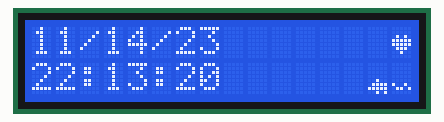
This sketch was run on a simulated ESP32. On the bench: 16×2 character LCD. The local clock reads 2024-03-15 10:24:30 at power-on unless the sketch sets it; what the sketch prints to the serial monitor is not drawn.

Above: at 0.3 s.
At 4.4 s:
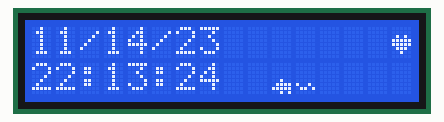
At 9.6 s:
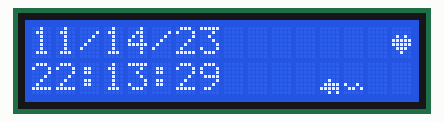
At 18.9 s:
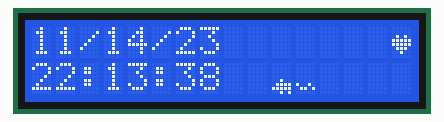
At 28.2 s:
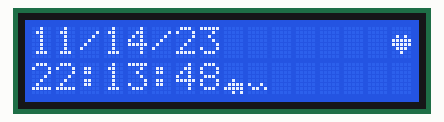
At 38.5 s:
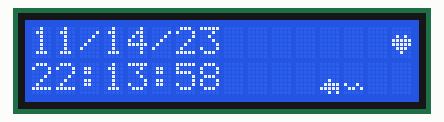

Measured:
- what the display in image 0 shows lasts 1.0 s, from 0.3 s to 1.3 s

The sketch:

NeuroHab-ESP_Logging_Setclock.ino
```cpp
/*
AUTHOR: Sam Crouse
Email: scrouse2@uwyo.edu
Organization: Sun Lab Wyoming SBC
*/

// Libraries to include.
#include <LiquidCrystal_I2C.h>  // version 2.0.0
#include <time.h>
#include <RTClib.h>
#include <Wire.h>

// Pin definitions
#define SDA_PIN 17
#define SCL_PIN 16

RTC_DS1307 rtc;

// Initialize LCD with ESP32 I2C Connection
LiquidCrystal_I2C lcd(0x27, 16, 2);

// LCD Display
uint8_t blankChar[8] = {B00000, B00000, B00000, B00000, B00000, B00000, B00000, B00000};
uint8_t heart[8] = { B00000, B00000, B01010, B11111, B11111, B01110, B00100, B00000 };
uint8_t mouse_head[8] = { B00000, B00000, B00000, B00000, B00100, B01111, B11111, B00101 };
uint8_t mouse_tail[8] = { B00000, B00000, B00000, B00000, B00000, B10010, B01101, B00000};

// screen variables
int mousePos = 15;

// Set the time manually (year, month, day, hour, minute, second)
void setManualTime() {
  struct tm timeinfo;
  timeinfo.tm_year = 2025 - 1900; // Year since 1900
  timeinfo.tm_mon = 5; // June (0-based: 0=Jan, 5=June)
  timeinfo.tm_mday = 17; // Day of month
  timeinfo.tm_hour = 11; // Hour (24-hour format)
  timeinfo.tm_min = 37; // Minute
  timeinfo.tm_sec = 0; // Second
  time_t t = mktime(&timeinfo);
  struct timeval tv = { .tv_sec = t, .tv_usec = 0 };
  settimeofday(&tv, NULL);
}

// Function to parse __DATE__ and __TIME__ and set RTC
void setTimeFromCompile() {
  // Get compile date and time (e.g., "Jun 17 2025" and "11:42:37")
  const char* compile_date = __DATE__;
  const char* compile_time = __TIME__;

  // Parse date
  char monthStr[4];
  int day, year;
  sscanf(compile_date, "%3s %d %d", monthStr, &day, &year);

  // Convert month string to number (1-based for RTClib)
  int month;
  if (strcmp(monthStr, "Jan") == 0) month = 1;
  else if (strcmp(monthStr, "Feb") == 0) month = 2;
  else if (strcmp(monthStr, "Mar") == 0) month = 3;
  else if (strcmp(monthStr, "Apr") == 0) month = 4;
  else if (strcmp(monthStr, "May") == 0) month = 5;
  else if (strcmp(monthStr, "Jun") == 0) month = 6;
  else if (strcmp(monthStr, "Jul") == 0) month = 7;
  else if (strcmp(monthStr, "Aug") == 0) month = 8;
  else if (strcmp(monthStr, "Sep") == 0) month = 9;
  else if (strcmp(monthStr, "Oct") == 0) month = 10;
  else if (strcmp(monthStr, "Nov") == 0) month = 11;
  else if (strcmp(monthStr, "Dec") == 0) month = 12;
  else month = 1; // Default to January if parsing fails

  // Parse time
  int hour, minute, second;
  sscanf(compile_time, "%d:%d:%d", &hour, &minute, &second);

  // Set DS1307 time
  rtc.adjust(DateTime(year, month, day, hour, minute, second));

  // Set system time
  struct tm timeinfo;
  timeinfo.tm_year = year - 1900; // Years since 1900
  timeinfo.tm_mon = month - 1;    // 0-based for system time
  timeinfo.tm_mday = day;
  timeinfo.tm_hour = hour;
  timeinfo.tm_min = minute;
  timeinfo.tm_sec = second;
  timeinfo.tm_isdst = -1; // Auto-detect DST

  time_t t = mktime(&timeinfo);
  struct timeval tv = { .tv_sec = t, .tv_usec = 0 };
  settimeofday(&tv, NULL);
}


void drawScreen() {
  // Get current time from RTC
  struct tm timeinfo;
  getLocalTime(&timeinfo);

  // Format time as HH:MM:SS
  char timeStr[9];
  strftime(timeStr, sizeof(timeStr), "%H:%M:%S", &timeinfo);

  // Format date as MM/DD/YY
  char dateStr[9];
  strftime(dateStr, sizeof(dateStr), "%m/%d/%y", &timeinfo);

  // Write time.
  lcd.clear();
  lcd.setCursor(0, 0);
  lcd.print(dateStr);
  lcd.setCursor(0, 1);
  lcd.print(timeStr);

  // draw hearts
  lcd.setCursor(0, 0);
  lcd.setCursor(15, 0);
  lcd.write((uint8_t)0);

  // draw mouse
  lcd.setCursor(11, 1);
  lcd.print("     ");
  lcd.setCursor(mousePos, 1);
  lcd.write((uint8_t)2);
  lcd.setCursor(mousePos-1, 1);
  lcd.write((uint8_t)1);
  mousePos -= 1;
  if (mousePos == 8) {
    mousePos = 15;
  }
}

void setup() {
  Serial.begin(4800);

  // Initialize LCD
  Serial.println("Initializing LCD...");
  Wire.begin(SDA_PIN, SCL_PIN);
  lcd.begin(16, 2);
  lcd.backlight();

  Serial.println("Initializing RTC...");
  Wire.begin(15, 16);
  if (!rtc.begin()) {
    Serial.println("FAILED");
    lcd.clear();
    lcd.setCursor(0, 0);
    lcd.println("RTC FAILED          ");

    while (true);
  }

  // Set as compile time
  setTimeFromCompile();
  delay(100);

  // Overwrite all 8 custom character slots with blank pattern
  for (uint8_t i = 0; i < 8; i++) {
    lcd.createChar(i, blankChar);
  }

  // Create custom characters
  lcd.createChar(0, heart);
  lcd.createChar(1, mouse_head);
  lcd.createChar(2, mouse_tail);
}

void loop() {
  drawScreen();
  delay(1000);
}
```
